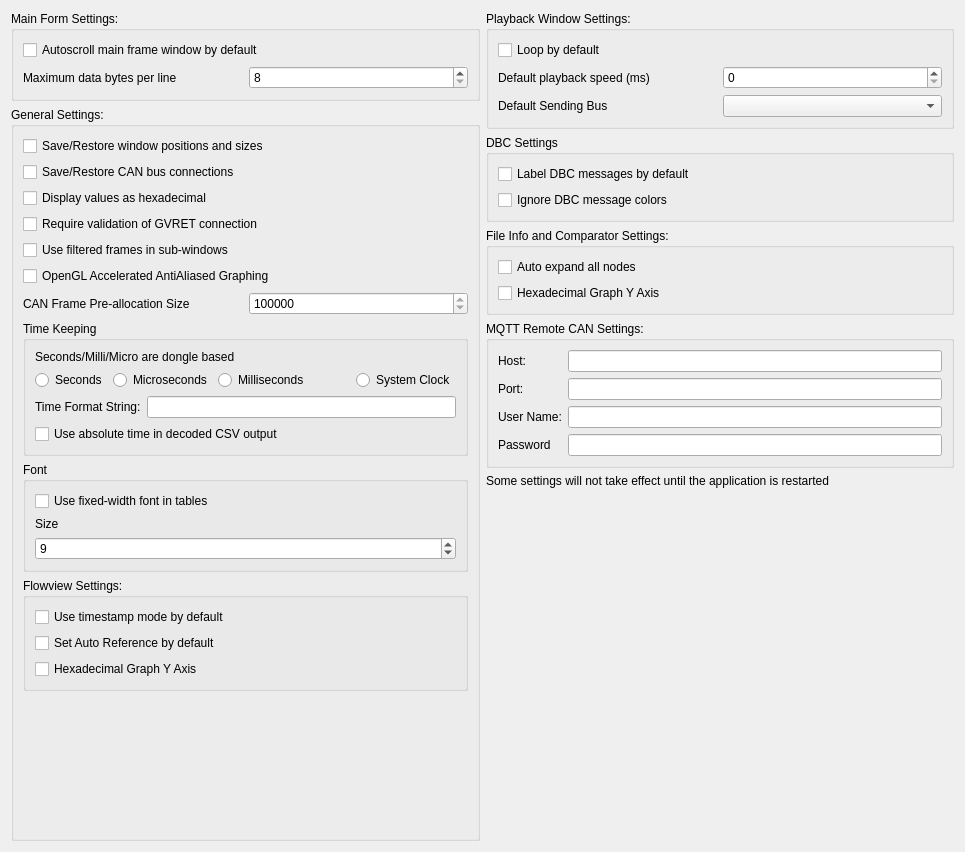
<?xml version="1.0" encoding="UTF-8"?>
<ui version="4.0">
 <class>MainSettingsDialog</class>
 <widget class="QDialog" name="MainSettingsDialog">
  <property name="geometry">
   <rect>
    <x>0</x>
    <y>0</y>
    <width>965</width>
    <height>852</height>
   </rect>
  </property>
  <property name="windowTitle">
   <string>Main Settings</string>
  </property>
  <layout class="QHBoxLayout" name="horizontalLayout_5" stretch="1,1">
   <item>
    <layout class="QVBoxLayout" name="verticalLayout">
     <item>
      <widget class="QGroupBox" name="groupBox_2">
       <property name="title">
        <string>Main Form Settings:</string>
       </property>
       <layout class="QVBoxLayout" name="verticalLayout_3">
        <item>
         <widget class="QCheckBox" name="cbMainAutoScroll">
          <property name="text">
           <string>Autoscroll main frame window by default</string>
          </property>
         </widget>
        </item>
        <item>
         <layout class="QHBoxLayout" name="horizontalLayout_7">
          <item>
           <widget class="QLabel" name="label_12">
            <property name="text">
             <string>Maximum data bytes per line</string>
            </property>
           </widget>
          </item>
          <item>
           <widget class="QSpinBox" name="spinBytesPerLine">
            <property name="minimum">
             <number>8</number>
            </property>
            <property name="maximum">
             <number>64</number>
            </property>
            <property name="singleStep">
             <number>8</number>
            </property>
           </widget>
          </item>
         </layout>
        </item>
       </layout>
      </widget>
     </item>
     <item>
      <widget class="QGroupBox" name="groupBox">
       <property name="title">
        <string>General Settings:</string>
       </property>
       <layout class="QVBoxLayout" name="verticalLayout_2">
        <item>
         <widget class="QCheckBox" name="cbRestorePositions">
          <property name="text">
           <string>Save/Restore window positions and sizes</string>
          </property>
         </widget>
        </item>
        <item>
         <widget class="QCheckBox" name="cbLoadConnections">
          <property name="text">
           <string>Save/Restore CAN bus connections</string>
          </property>
         </widget>
        </item>
        <item>
         <widget class="QCheckBox" name="cbDisplayHex">
          <property name="text">
           <string>Display values as hexadecimal</string>
          </property>
         </widget>
        </item>
        <item>
         <widget class="QCheckBox" name="cbValidate">
          <property name="text">
           <string>Require validation of GVRET connection</string>
          </property>
         </widget>
        </item>
        <item>
         <widget class="QCheckBox" name="cbUseFiltered">
          <property name="text">
           <string>Use filtered frames in sub-windows</string>
          </property>
         </widget>
        </item>
        <item>
         <widget class="QCheckBox" name="cbUseOpenGL">
          <property name="text">
           <string>OpenGL Accelerated AntiAliased Graphing</string>
          </property>
         </widget>
        </item>
        <item>
         <layout class="QHBoxLayout" name="horizontalLayout_6">
          <property name="topMargin">
           <number>0</number>
          </property>
          <property name="bottomMargin">
           <number>0</number>
          </property>
          <item>
           <widget class="QLabel" name="label_10">
            <property name="text">
             <string>CAN Frame Pre-allocation Size</string>
            </property>
           </widget>
          </item>
          <item>
           <widget class="QSpinBox" name="spinMaximumFrames">
            <property name="minimum">
             <number>100000</number>
            </property>
            <property name="maximum">
             <number>1000000000</number>
            </property>
            <property name="singleStep">
             <number>100000</number>
            </property>
            <property name="value">
             <number>10000000</number>
            </property>
           </widget>
          </item>
         </layout>
        </item>
        <item>
         <widget class="QGroupBox" name="groupBox_6">
          <property name="title">
           <string>Time Keeping</string>
          </property>
          <layout class="QVBoxLayout" name="verticalLayout_7">
           <item>
            <widget class="QLabel" name="label_3">
             <property name="text">
              <string>Seconds/Milli/Micro are dongle based</string>
             </property>
            </widget>
           </item>
           <item>
            <layout class="QHBoxLayout" name="horizontalLayout_4">
             <item>
              <widget class="QRadioButton" name="rbSeconds">
               <property name="text">
                <string>Seconds</string>
               </property>
              </widget>
             </item>
             <item>
              <widget class="QRadioButton" name="rbMicros">
               <property name="text">
                <string>Microseconds</string>
               </property>
              </widget>
             </item>
             <item>
              <widget class="QRadioButton" name="rbMillis">
               <property name="text">
                <string>Milliseconds</string>
               </property>
              </widget>
             </item>
             <item>
              <spacer name="horizontalSpacer">
               <property name="orientation">
                <enum>Qt::Horizontal</enum>
               </property>
               <property name="sizeHint" stdset="0">
                <size>
                 <width>40</width>
                 <height>20</height>
                </size>
               </property>
              </spacer>
             </item>
             <item>
              <widget class="QRadioButton" name="rbSysClock">
               <property name="text">
                <string>System Clock</string>
               </property>
              </widget>
             </item>
            </layout>
           </item>
           <item>
            <layout class="QHBoxLayout" name="horizontalLayout_3">
             <item>
              <widget class="QLabel" name="label_4">
               <property name="text">
                <string>Time Format String:</string>
               </property>
              </widget>
             </item>
             <item>
              <widget class="QLineEdit" name="lineClockFormat"/>
             </item>
            </layout>
           </item>
           <item>
            <widget class="QCheckBox" name="cbCSVAbsTime">
             <property name="text">
              <string>Use absolute time in decoded CSV output</string>
             </property>
            </widget>
           </item>
          </layout>
         </widget>
        </item>
        <item>
         <widget class="QGroupBox" name="groupBox_7">
          <property name="title">
           <string>Font</string>
          </property>
          <layout class="QVBoxLayout" name="verticalLayout_8">
           <item>
            <widget class="QCheckBox" name="cbFontFixedWidth">
             <property name="text">
              <string>Use fixed-width font in tables</string>
             </property>
            </widget>
           </item>
           <item>
            <widget class="QLabel" name="label_11">
             <property name="text">
              <string>Size</string>
             </property>
            </widget>
           </item>
           <item>
            <widget class="QSpinBox" name="spinFontSize">
             <property name="minimum">
              <number>7</number>
             </property>
             <property name="maximum">
              <number>15</number>
             </property>
             <property name="value">
              <number>9</number>
             </property>
            </widget>
           </item>
          </layout>
         </widget>
        </item>
        <item>
         <widget class="QGroupBox" name="groupBox_3">
          <property name="title">
           <string>Flowview Settings:</string>
          </property>
          <layout class="QVBoxLayout" name="verticalLayout_4">
           <item>
            <widget class="QCheckBox" name="cbFlowUseTimestamp">
             <property name="text">
              <string>Use timestamp mode by default</string>
             </property>
            </widget>
           </item>
           <item>
            <widget class="QCheckBox" name="cbFlowAutoRef">
             <property name="text">
              <string>Set Auto Reference by default</string>
             </property>
            </widget>
           </item>
           <item>
            <widget class="QCheckBox" name="cbHexGraphFlow">
             <property name="text">
              <string>Hexadecimal Graph Y Axis</string>
             </property>
            </widget>
           </item>
          </layout>
         </widget>
        </item>
        <item>
         <spacer name="verticalSpacer_2">
          <property name="orientation">
           <enum>Qt::Vertical</enum>
          </property>
          <property name="sizeHint" stdset="0">
           <size>
            <width>20</width>
            <height>40</height>
           </size>
          </property>
         </spacer>
        </item>
       </layout>
      </widget>
     </item>
    </layout>
   </item>
   <item>
    <layout class="QVBoxLayout" name="verticalLayout_9">
     <item>
      <widget class="QGroupBox" name="groupBox_4">
       <property name="title">
        <string>Playback Window Settings:</string>
       </property>
       <layout class="QVBoxLayout" name="verticalLayout_5">
        <item>
         <widget class="QCheckBox" name="cbPlaybackLoop">
          <property name="text">
           <string>Loop by default</string>
          </property>
         </widget>
        </item>
        <item>
         <layout class="QHBoxLayout" name="horizontalLayout">
          <item>
           <widget class="QLabel" name="label">
            <property name="text">
             <string>Default playback speed (ms)</string>
            </property>
           </widget>
          </item>
          <item>
           <widget class="QSpinBox" name="spinPlaybackSpeed">
            <property name="maximum">
             <number>1000</number>
            </property>
           </widget>
          </item>
         </layout>
        </item>
        <item>
         <layout class="QHBoxLayout" name="horizontalLayout_2">
          <item>
           <widget class="QLabel" name="label_2">
            <property name="text">
             <string>Default Sending Bus</string>
            </property>
           </widget>
          </item>
          <item>
           <widget class="QComboBox" name="comboSendingBus"/>
          </item>
         </layout>
        </item>
       </layout>
      </widget>
     </item>
     <item>
      <widget class="QGroupBox" name="groupBox_9">
       <property name="title">
        <string>DBC Settings</string>
       </property>
       <layout class="QVBoxLayout" name="verticalLayout_10">
        <item>
         <widget class="QCheckBox" name="cbFilterLabeling">
          <property name="text">
           <string>Label DBC messages by default</string>
          </property>
         </widget>
        </item>
        <item>
         <widget class="QCheckBox" name="cbIgnoreDBCColors">
          <property name="text">
           <string>Ignore DBC message colors</string>
          </property>
         </widget>
        </item>
       </layout>
      </widget>
     </item>
     <item>
      <widget class="QGroupBox" name="groupBox_5">
       <property name="title">
        <string>File Info and Comparator Settings:</string>
       </property>
       <layout class="QVBoxLayout" name="verticalLayout_6">
        <item>
         <widget class="QCheckBox" name="cbInfoAutoExpand">
          <property name="text">
           <string>Auto expand all nodes</string>
          </property>
         </widget>
        </item>
        <item>
         <widget class="QCheckBox" name="cbHexGraphInfo">
          <property name="text">
           <string>Hexadecimal Graph Y Axis</string>
          </property>
         </widget>
        </item>
       </layout>
      </widget>
     </item>
     <item>
      <widget class="QGroupBox" name="groupBox_8">
       <property name="enabled">
        <bool>true</bool>
       </property>
       <property name="title">
        <string>MQTT Remote CAN Settings:</string>
       </property>
       <layout class="QFormLayout" name="formLayout">
        <item row="0" column="0">
         <widget class="QLabel" name="label_6">
          <property name="text">
           <string>Host:</string>
          </property>
         </widget>
        </item>
        <item row="0" column="1">
         <widget class="QLineEdit" name="lineRemoteHost"/>
        </item>
        <item row="1" column="0">
         <widget class="QLabel" name="label_7">
          <property name="text">
           <string>Port:</string>
          </property>
         </widget>
        </item>
        <item row="1" column="1">
         <widget class="QLineEdit" name="lineRemotePort"/>
        </item>
        <item row="2" column="0">
         <widget class="QLabel" name="label_8">
          <property name="text">
           <string>User Name:</string>
          </property>
         </widget>
        </item>
        <item row="2" column="1">
         <widget class="QLineEdit" name="lineRemoteUser"/>
        </item>
        <item row="3" column="0">
         <widget class="QLabel" name="label_9">
          <property name="text">
           <string>Password</string>
          </property>
         </widget>
        </item>
        <item row="3" column="1">
         <widget class="QLineEdit" name="lineRemotePassword">
          <property name="echoMode">
           <enum>QLineEdit::Password</enum>
          </property>
         </widget>
        </item>
       </layout>
      </widget>
     </item>
     <item>
      <widget class="QLabel" name="label_5">
       <property name="text">
        <string>Some settings will not take effect until the application is restarted</string>
       </property>
       <property name="wordWrap">
        <bool>true</bool>
       </property>
      </widget>
     </item>
     <item>
      <spacer name="verticalSpacer">
       <property name="orientation">
        <enum>Qt::Vertical</enum>
       </property>
       <property name="sizeHint" stdset="0">
        <size>
         <width>20</width>
         <height>40</height>
        </size>
       </property>
      </spacer>
     </item>
    </layout>
   </item>
  </layout>
 </widget>
 <tabstops>
  <tabstop>cbMainAutoScroll</tabstop>
  <tabstop>cbRestorePositions</tabstop>
  <tabstop>cbLoadConnections</tabstop>
  <tabstop>cbDisplayHex</tabstop>
  <tabstop>cbValidate</tabstop>
  <tabstop>cbUseFiltered</tabstop>
  <tabstop>cbUseOpenGL</tabstop>
  <tabstop>rbSeconds</tabstop>
  <tabstop>rbMicros</tabstop>
  <tabstop>rbSysClock</tabstop>
  <tabstop>lineClockFormat</tabstop>
  <tabstop>spinFontSize</tabstop>
  <tabstop>cbFlowUseTimestamp</tabstop>
  <tabstop>cbFlowAutoRef</tabstop>
  <tabstop>cbPlaybackLoop</tabstop>
  <tabstop>spinPlaybackSpeed</tabstop>
  <tabstop>comboSendingBus</tabstop>
  <tabstop>cbInfoAutoExpand</tabstop>
  <tabstop>lineRemoteHost</tabstop>
  <tabstop>lineRemotePort</tabstop>
 </tabstops>
 <resources/>
 <connections/>
</ui>
